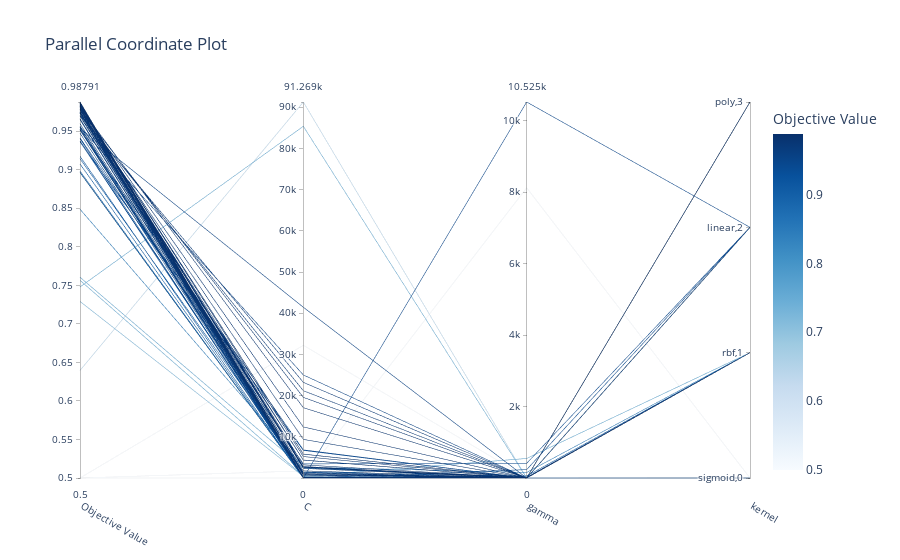

Notebook code for this chart:
### Code cell
plot_parallel_coordinate(study_SVM)
